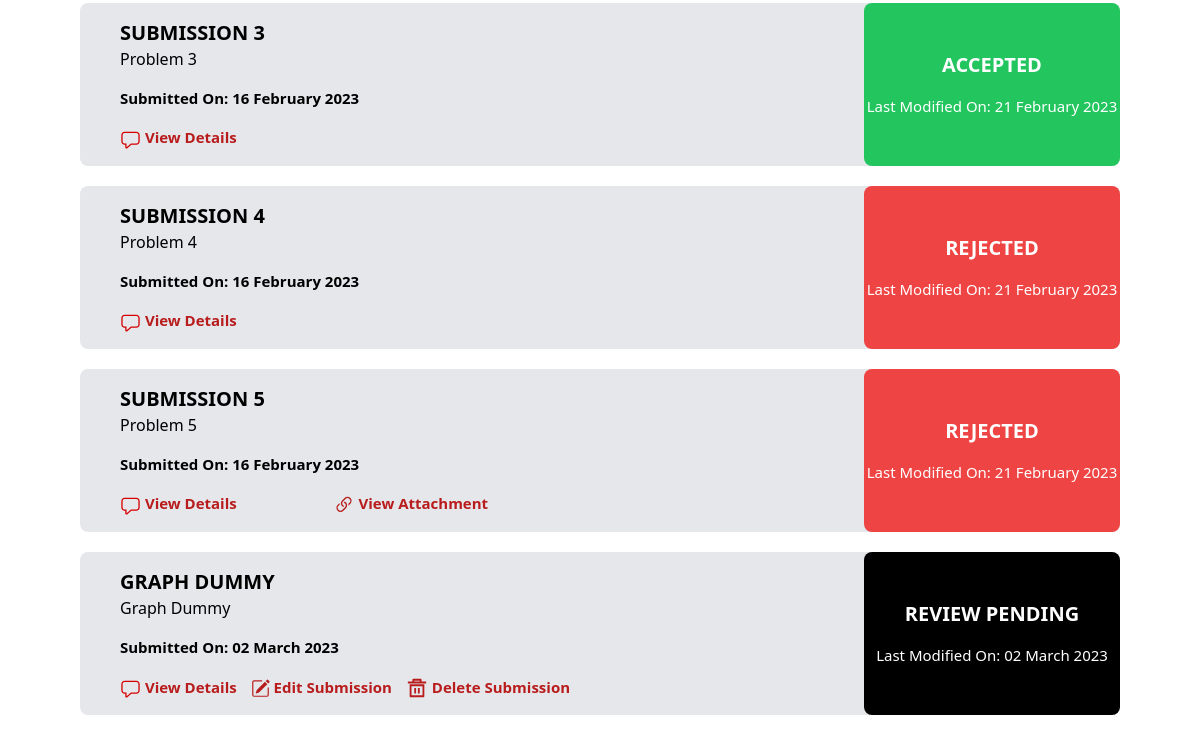
The app's page / (signed in, lower part), older data.
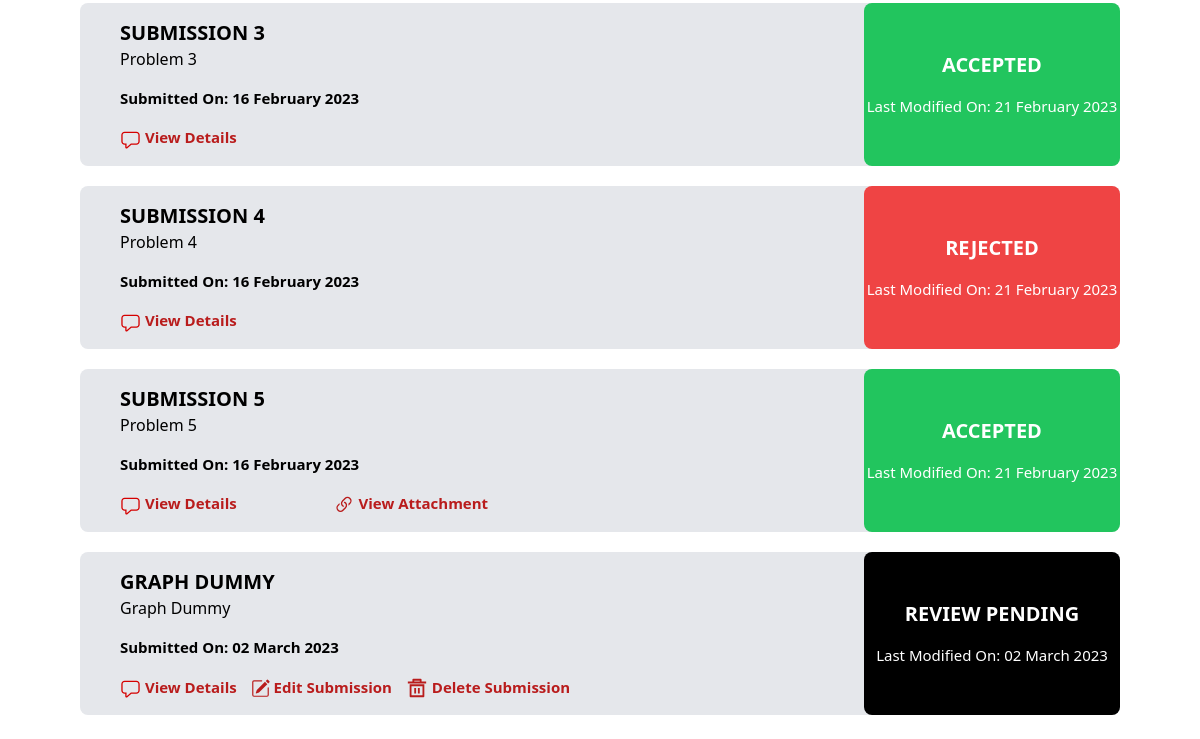
The same page, newer data.
### mainapp/models.py (models this page shows, shortened)
class Submission(models.Model):
    title = models.CharField(max_length=50)
    identified_problem = models.CharField(max_length=1000)
    proposed_solution = models.CharField(max_length=1000)
    benefit_of_solution = models.CharField(max_length=1000)
    similar_solutions = models.CharField(max_length=1000, null=True, blank=True)
    attachment = models.FileField(upload_to='submission_attachments/', null=True, blank=True)
    business_unit = models.ForeignKey(BusinessUnit, on_delete=models.CASCADE)
    ideator = models.ForeignKey(Account, on_delete=models.CASCADE)
    status = models.CharField(max_length=20, default="Review Pending") # Review Pending, On Hold, Accepted, Rejected
    remark = models.CharField(max_length=1000, null=True, blank=True)
    submitted_on = models.DateTimeField(default=localtime())
    modified_on = models.DateTimeField(default=localtime())
    key = models.CharField(max_length=50, unique=True)

### mainapp/views.py (the view, shortened to what this page needs)
# urls.py: path('', views.index, name='home'),
def index(request):
    bussiness_units = BusinessUnit.objects.all()
    innovation_champions = Account.objects.filter(is_IC=True)
    context = {
        'is_HOMEPAGE':1,
        'selected':'all',
        'bussiness_units':bussiness_units,
        'innovation_champions':innovation_champions,
    }
    if request.user.is_authenticated:
        if request.user.is_admin:
            return redirect('adminuser')
        if request.user.is_IG_admin:
            selected_BU = BusinessUnit.objects.all()[0]
            context["selected_BU"] = selected_BU
            submissions = Submission.objects.all()
            BU_submissions = submissions.filter(business_unit=selected_BU)
            graph4_array = [
                BU_submissions.count(),
                BU_submissions.filter(status="Accepted").count(),
                BU_submissions.filter(status="Rejected").count(),
                BU_submissions.filter(status="On Hold").count(),
                BU_submissions.filter(status="Review Pending").count()
            ]
            context["graph4_array"] = graph4_array
            if request.method == "POST":
                scroll_to_business_unit = True
                selected_BU_id = request.POST["business_unit"]
                selected_BU = BusinessUnit.objects.filter(id=selected_BU_id)[0]
                context["selected_BU"] = selected_BU
                context["scroll_to_business_unit"] = scroll_to_business_unit
                BU_submissions = submissions.filter(business_unit=selected_BU)
                graph4_array = [
                    BU_submissions.count(),
                    BU_submissions.filter(status="Accepted").count(),
                    BU_submissions.filter(status="Rejected").count(),
                    BU_submissions.filter(status="On Hold").count(),
                    BU_submissions.filter(status="Review Pending").count()
                ]
                context["graph4_array"] = graph4_array
            graph1_dict={}
            for submission in submissions:
                if str(submission.submitted_on.strftime('%B')) in graph1_dict.keys():
                    graph1_dict[str(submission.submitted_on.strftime('%B'))] += 1
                else:
                    graph1_dict[str(submission.submitted_on.strftime('%B'))] = 1
            context['submitted_month'] = list(graph1_dict.keys())
            context['submitted_month_values'] = list(graph1_dict.values())
            graph2_dict = {}
            business_units = BusinessUnit.objects.all()
            submissions = Submission.objects.all()
            for business_unit in business_units:
                graph2_dict[str(business_unit.name)] = 0
            for submission in submissions:
                graph2_dict[str(submission.business_unit)] += 1
            context['business_units'] = list(graph2_dict.keys())
            context['submissions'] = list(graph2_dict.values())
            graph3_dict = {
                "Review Pending":0,
                "Accepted":0,
                "Rejected":0,
                "On Hold":0,
            }
            for submission in submissions:
                graph3_dict[str(submission.status)] += 1
            context['submission_status'] = list(graph3_dict.keys())
            context['no_of_submissions'] = list(graph3_dict.values())
            return render(request, 'mainapp/IG_admin/home.html', context)
        elif request.user.is_ideator:
            submissions = Submission.objects.filter(ideator=request.user)
            context = {'submissions': submissions}
            return render(request, 'mainapp/ideator/home.html', context)
        else:
            return render(request, 'mainapp/index.html', context)
    else:
        return render(request, 'mainapp/index.html', context)

### mainapp/models.py (called while the page is built)
    def __str__(self):
        return self.name

### userauth/models.py (called while the page is built)
    def __str__(self):
        return self.fullname

### mainapp/templates/mainapp/ideator/home.html (shortened to what this page needs)
{% extends 'mainapp/base.html' %} {% load static %}  {% block content %}
<br />
<div class="flex justify-center flex-col alignitems-center h-auto w-auto">
  <div class="alignitems-center px-10 mx-5">
    <div class="">
      {% for submission in submissions %}
      <div class="bg-gray-200 pl-4 rounded-lg mt-5 mx-5">
        <div class="flex justify-between">
          <div class="basis-1/2 px-6 py-4">
            <p class="font-bold text-xl uppercase">{{ submission.title }}</p>
            <p class="idea_description">{{ submission.identified_problem }}</p>
            <p class="date_of_submission mt-4 text-[15px] font-semibold">Submitted On:<span class="font-bold"> {{ submission.submitted_on|date:"d F Y" }}</span></p>
            <div class="flex flex-row mt-4">
              <div class="flex-auto pr-1">
                <a class="text-red-700 text-[15px] font-semibold cursor-pointer hover:underline" id="viewdetails-btn" onclick="show_modal('{{ submission.id }}_overlay')">
                View Details</a>
              </div>
              {% if submission.attachment %}
              <div class="flex-auto pr-1">
                <a href="{{ submission.attachment.url }}"
                  target="_blank" class="text-red-700 text-[15px] font-semibold hover:underline">
                  View Attachment
                </a>
              </div>
              {% endif %}
              {% if submission.status == "Review Pending"  %}
              <div class="flex-auto pr-1">
                <a class="text-red-700 text-[15px] font-semibold hover:underline" href="{% url 'edit_submission' submission.key %}">
                  Edit Submission</a>
              </div>
              <div class="flex-auto pr-1">
                <a class="text-red-700 text-[15px] font-semibold hover:underline cursor-pointer" onclick="show_modal('{{ submission.id }}_del_confirm')">
                  Delete Submission</a>
              </div>
              {% endif %}
            </div>
          </div>
          {% if submission.status == "Accepted" %}
          <div class="basis-1/4 ml-6 text-center flex flex-col justify-evenly bg-green-500 rounded-lg">
            <div class="">
              <p class="text-xl px-2 text-white font-semibold uppercase">{{ submission.status }}</p>
          {% elif submission.status == "Rejected" %}
          <div class="basis-1/4 ml-6 text-center flex flex-col justify-evenly bg-red-500 rounded-lg">
            <div class="">
              <p class="text-xl px-2 text-white font-semibold uppercase">{{ submission.status }}</p>
          {% elif submission.status == "On Hold" %}
          <div class="basis-1/4 ml-6 text-center flex flex-col justify-evenly bg-orange-500 rounded-lg">
            <div class="">
              <p class="text-xl px-2 text-white font-semibold uppercase">{{ submission.status }}</p>
          {% elif submission.status == "Review Pending" %}
          <div class="basis-1/4 ml-6 text-center flex flex-col justify-evenly bg-black rounded-lg ">
            <div class="">
              <p class="text-xl px-2 text-white font-semibold uppercase">{{ submission.status }}</p>
              {% endif %}
              <p class="date_of_action mt-4 text-[15px] text-white">Last Modified On: {{ submission.modified_on|date:"d F Y" }} </p>
            </div>
          </div>
        </div>
      </div>
      {% endfor %}
      </div>
    </div>
  </div>
  <br />
{% endblock content %}

Row changes from the older to the newer data that the page shows:
changed Submission "SUBMISSION 5": status "REJECTED" → "ACCEPTED"
